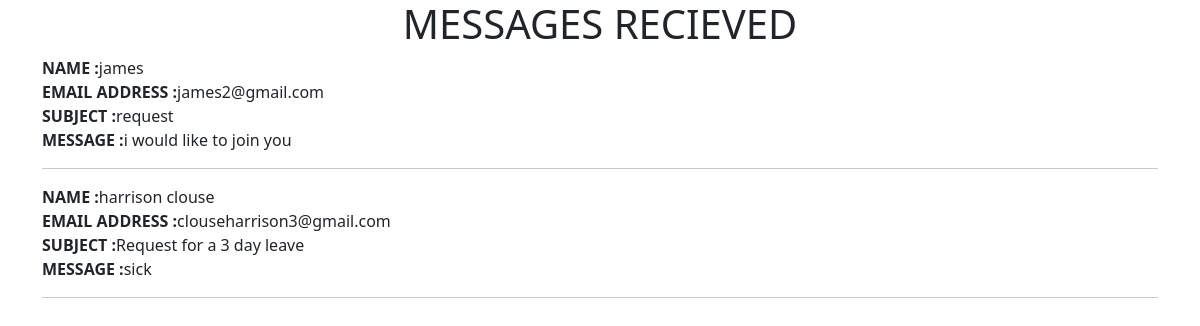
Screenshot of /details/ with the database file from the repository.
### hospitallapp/models.py (models this page shows, shortened)
class Message(models.Model):
    name = models.CharField(max_length=200)
    email = models.EmailField()
    subject = models.CharField(max_length=200)
    message = models.TextField()

### hospitallapp/views.py (the view)
# urls.py: path('details/', views.detail, name='detail'),
def detail(request):
    details = Message.objects.all()
    return render(request, 'details.html',{'details':details})

### templates/details.html (shortened to what this page needs)
<!doctype html>
<html lang="en">
<head>
    {% load static%}
    <link rel="stylesheet" href="{% static 'assets/css/css/bootstrap.min.css'  %}">
</head>
<body>
<h1>MESSAGES RECIEVED</h1>
<div class="container">
    {% for message in details %}
    <b>NAME :</b>{{ message.name}}<br>
    <b>EMAIL ADDRESS :</b>{{ message.email}}<br>
    <b>SUBJECT :</b>{{ message.subject}}<br>
    <b>MESSAGE :</b>{{ message.message }}<br>
    <hr>
{% endfor %}
</div>
</body>
</html>

### templates/details.html (style rules this page uses)
h1 { text-align: center; }

### rows the page displays
Message: name "james", email "james2@gmail.com", subject "request", message "i would like to join you"
Message: name "harrison clouse", email "clouseharrison3@gmail.com", subject "Request for a 3 day leave", message "sick"
